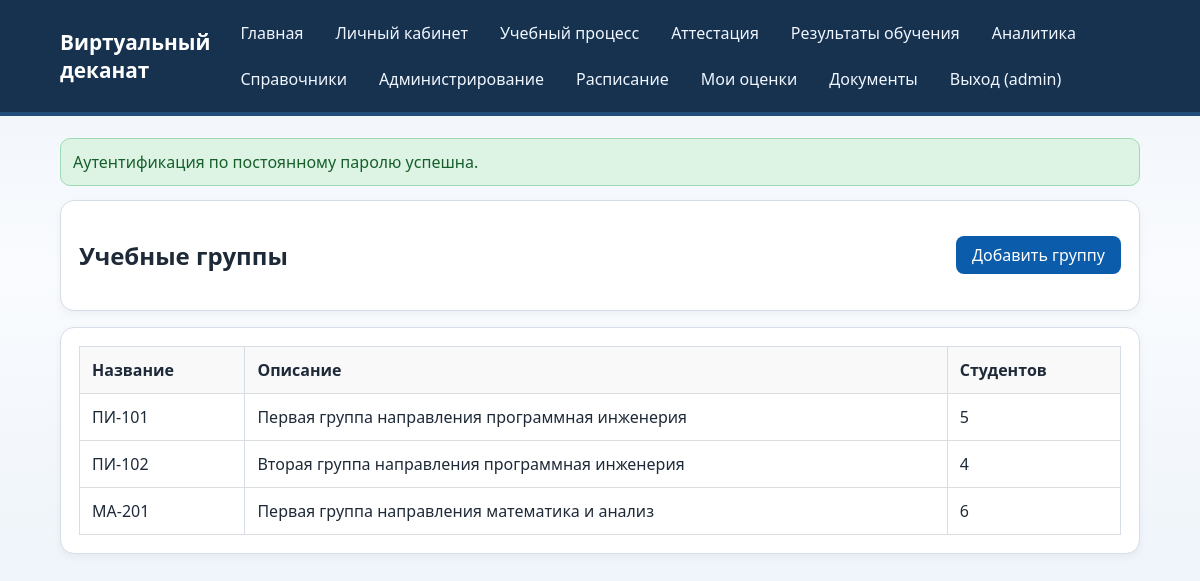
The page /references/groups (signed in) on the database its author committed.
### models.py (models this page shows)
class User(Base):
    __tablename__ = "users"
    id = Column(Integer, primary_key=True, index=True)
    username = Column(String(50), unique=True, nullable=False, index=True)
    password_hash = Column(String(255), nullable=False)
    full_name = Column(String(120), nullable=False)
    is_active = Column(Boolean, default=True, nullable=False)
    clearance_level = Column(Integer, default=1, nullable=False)
    secret_key = Column(Integer, default=100, nullable=False)
    primary_role_id = Column(Integer, ForeignKey("roles.id"), nullable=True)
    primary_role = relationship("Role", foreign_keys=[primary_role_id])
    roles = relationship("Role", secondary="user_roles", back_populates="users")
    action_logs = relationship("ActionLog", back_populates="user")

class Group(Base):
    __tablename__ = "groups"
    id = Column(Integer, primary_key=True, index=True)
    name = Column(String(50), unique=True, nullable=False, index=True)
    description = Column(Text, nullable=True)
    students = relationship("Student", back_populates="group")
    disciplines = relationship("Discipline", secondary="group_disciplines", back_populates="groups")
    schedules = relationship("Schedule", back_populates="group")

### main.py (the view)
@app.get("/references/groups", response_class=HTMLResponse)
def groups_list(request: Request, db: Session = Depends(get_db)):
    user, redirect = section_guard(request, db, "references")
    if redirect:
        return redirect
    groups = db.query(Group).all()
    context = build_context(request, db, {"groups": groups})
    return templates.TemplateResponse("references/groups_list.html", context)

### templates/references/groups_list.html (shortened to what this page needs)
{% extends "base.html" %}
{% block content %}
<section class="card">
    <div class="row-between">
        <h2>Учебные группы</h2>
        <a href="/references/groups/add" class="btn">Добавить группу</a>
    </div>
</section>
{% if groups %}
<section class="card">
    <table>
        <thead>
            <tr>
                <th>Название</th>
                <th>Описание</th>
                <th>Студентов</th>
            </tr>
        </thead>
        <tbody>
            {% for group in groups %}
            <tr>
                <td>{{ group.name }}</td>
                <td>{{ group.description or "—" }}</td>
                <td>{{ group.students | length }}</td>
            </tr>
            {% endfor %}
        </tbody>
    </table>
</section>
{% else %}
<section class="card">
    <p>Групп не найдено.</p>
</section>
{% endif %}
{% endblock %}

### templates/base.html (shortened to what this page needs)
<!DOCTYPE html>
<html lang="ru">
<head>
    <link rel="stylesheet" href="/static/style.css">
</head>
<body>
    <header class="site-header">
        <div class="container row-between">
            <h1>Виртуальный деканат</h1>
            <nav class="top-nav">
                <a href="/">Главная</a>
                {% if current_user %}
                    <a href="/dashboard">Личный кабинет</a>
                    {% for section in available_sections %}
                        <a href="{{ section.path }}">{{ section.title }}</a>
                    {% endfor %}
                    <a href="/logout">Выход ({{ current_user.username }})</a>
                {% else %}
                    <a href="/register">Регистрация</a>
                    <a href="/login">Вход</a>
                {% endif %}
            </nav>
        </div>
    </header>
    <main class="container">
        {% if flash %}
            <div class="flash flash-{{ flash.category }}">
                {{ flash.message }}
            </div>
        {% endif %}
        {% block content %}{% endblock %}
    </main>
</body>
</html>

### static/style.css (style rules this page uses)
:root { --bg: #f3f6fb; --surface: #ffffff; --text: #1e2a38; --muted: #5c6f84; --accent: #0b5cab; --accent-soft: #d6e7f8; --ok: #1e7a39; --ok-soft: #ddf4e5; --err: #9b2020; --err-soft: #fae0e0; --border: #d5dee8; }
* { box-sizing: border-box; }
body { margin: 0; font-family: "Segoe UI", Tahoma, sans-serif; background: linear-gradient(180deg, #eef3f9 0%, #f9fbfe 45%, #eef4fa 100%); color: var(--text); }
.container { width: min(1080px, 92vw); margin: 0 auto; }
.site-header { background: #16324f; color: #fff; padding: 16px 0; border-bottom: 4px solid #244e7a; }
.site-header h1 { margin: 0; font-size: 1.3rem; }
.row-between { display: flex; justify-content: space-between; align-items: center; gap: 20px; }
.top-nav { display: flex; flex-wrap: wrap; gap: 12px; }
.top-nav a { color: #f0f6ff; text-decoration: none; padding: 6px 10px; border-radius: 8px; }
main { padding: 22px 0 30px; }
.card { background: var(--surface); border: 1px solid var(--border); border-radius: 14px; padding: 18px; margin-bottom: 16px; box-shadow: 0 3px 9px rgba(13, 37, 63, 0.05); }
.flash { border-radius: 10px; padding: 12px; margin-bottom: 14px; }
.flash-success { background: var(--ok-soft); border: 1px solid #9ddbb2; color: #165f2b; }
table { width: 100%; border-collapse: collapse; }
th, td { border: 1px solid var(--border); padding: 9px; text-align: left; vertical-align: top; }
th { background: #eef5fc; }

### templates/references/groups_list.html (style rules this page uses)
table { width: 100%; border-collapse: collapse; }
th, td { padding: 12px; text-align: left; border-bottom: 1px solid #ddd; }
th { background: #f9f9f9; font-weight: bold; }
.row-between { display: flex; justify-content: space-between; align-items: center; }
.btn { padding: 8px 16px; background: #0b5cab; color: white; text-decoration: none; border-radius: 8px; }

### rows shown on the page
User: username "admin"
Group: name "ПИ-101", description "Первая группа направления программная инженерия", students|length "5"
Group: name "ПИ-102", description "Вторая группа направления программная инженерия", students|length "4"
Group: name "МА-201", description "Первая группа направления математика и анализ", students|length "6"

### other values the page prints
{{ section.title }} "Учебный процесс" "Аттестация" "Результаты обучения" "Аналитика" "Справочники" "Администрирование" "Расписание" "Мои оценки" "Документы"
{{ flash.message }} "Аутентификация по постоянному паролю успешна."
